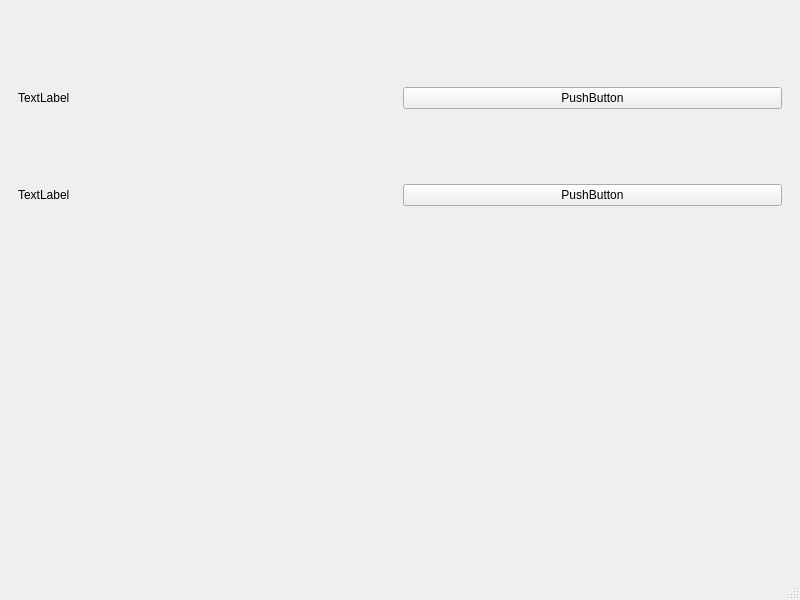
<?xml version="1.0" encoding="UTF-8"?>
<ui version="4.0">
 <class>MainWindow</class>
 <widget class="QMainWindow" name="MainWindow">
  <property name="geometry">
   <rect>
    <x>0</x>
    <y>0</y>
    <width>800</width>
    <height>600</height>
   </rect>
  </property>
  <property name="windowTitle">
   <string>MainWindow</string>
  </property>
  <widget class="QWidget" name="centralwidget">
   <layout class="QVBoxLayout" name="verticalLayout">
    <item>
     <widget class="QWidget" name="widget_1" native="true">
      <layout class="QVBoxLayout" name="verticalLayout_2">
       <item>
        <layout class="QHBoxLayout" name="horizontalLayout">
         <item>
          <widget class="QLabel" name="label">
           <property name="text">
            <string>TextLabel</string>
           </property>
          </widget>
         </item>
         <item>
          <widget class="QPushButton" name="pushButton">
           <property name="text">
            <string>PushButton</string>
           </property>
          </widget>
         </item>
        </layout>
       </item>
       <item>
        <layout class="QHBoxLayout" name="horizontalLayout_2">
         <item>
          <widget class="QLabel" name="label_2">
           <property name="text">
            <string>TextLabel</string>
           </property>
          </widget>
         </item>
         <item>
          <widget class="QPushButton" name="pushButton_2">
           <property name="text">
            <string>PushButton</string>
           </property>
          </widget>
         </item>
        </layout>
       </item>
      </layout>
     </widget>
    </item>
    <item>
     <widget class="QWidget" name="widget_2" native="true"/>
    </item>
   </layout>
  </widget>
  <widget class="QMenuBar" name="menubar">
   <property name="geometry">
    <rect>
     <x>0</x>
     <y>0</y>
     <width>800</width>
     <height>25</height>
    </rect>
   </property>
  </widget>
  <widget class="QStatusBar" name="statusbar"/>
 </widget>
 <resources/>
 <connections/>
</ui>
